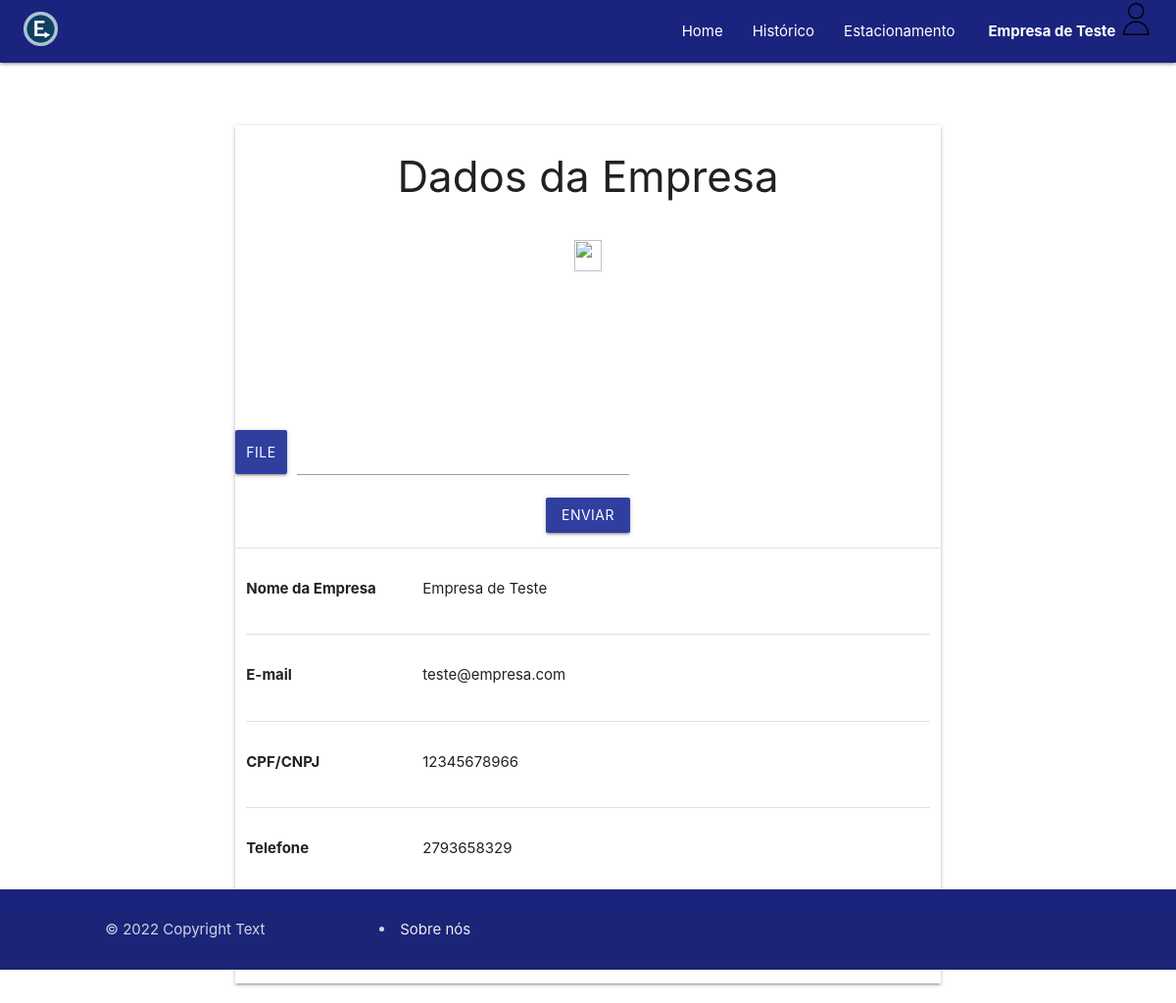
Screenshot of /code/empresa.php (signed in) with the database file from the repository.
### tables this page shows
CREATE TABLE empresa (
  idEmpresa INT NOT NULL AUTO_INCREMENT,
  nomEmpresa VARCHAR(45) NOT NULL,
  dscCpfCnpj VARCHAR(45) NULL,
  email VARCHAR(45) NULL,
  telefone VARCHAR(25) NULL,
  senha VARCHAR(255) NOT NULL,
  PRIMARY KEY (idEmpresa));

### code/php_actions/sessaoLog.php (called while the page is built, shortened)
<?php
include_once 'php_actions/conexao.php';
$id = $_SESSION['id_usuario'];
$sql = "SELECT * FROM empresa WHERE idEmpresa = '$id'";
$resultado = mysqli_query($conn, $sql);
$dados = mysqli_fetch_array($resultado);
?>

### code/empresa.php (the view, shortened to what this page needs)
<?php
require_once 'php_actions/sessaoLog.php';
include_once 'includes/headerLog.php';
?>
<!DOCTYPE html>
<html>
<head>
    <link rel="stylesheet" href="https://cdnjs.cloudflare.com/ajax/libs/materialize/1.0.0/css/materialize.min.css">
    <link type="text/css" rel="stylesheet" href="css/materialize.min.css" media="screen,projection" />
</head>
<body>
    <div class="container" style="margin: auto; width: 60%;">
        <div class="row">
            <div class="col center-align">
                <div class="row s12 m6 center-align">
                    <div class="col s12 z-depth-1">
                        <h3 class="center">Dados da Empresa</h3>
                        <br>
                        <img class="center-align" style="width: 20%; height:20%;" src="imagem/<?= $arquivo ?>" />
                        <form action="empresa.php" method="POST" enctype="multipart/form-data"><br>
                            <div class="row file-field input-field">
                                <div class="col s6 btn indigo darken-2" style="width: auto;">
                                    <span>File</span>
                                </div>
                                <div class="col s6 file-path-wrapper">
                                    <input class="file-path validate" type="text">
                                </div>
                            </div>
                            <button type="submit" name="enviarImg" class="waves-effect waves-light btn indigo darken-2">Enviar</button>
                        </form>
                        <div class="row center">
                            <div class="col s12 left-align">
                                <div class="row">
                                    <div class="divider"></div>
                                    <div class="col s12">
                                        <div class="row">
                                            <div class="section">
                                                <div class="col s4">
                                                    <p style="font-weight: bold;">Nome da Empresa</p>
                                                </div>
                                                <div class="col s8 pull-s1 ">
                                                    <p><?php echo $dados['nomEmpresa']; ?></p>
                                                </div>
                                            </div>
                                        </div>
                                    </div>
                                    <div class="col s12">
                                        <div class="divider"></div>
                                        <div class="row">
                                            <div class="section">
                                                <div class="col s4">
                                                    <p style="font-weight: bold;">E-mail</p>
                                                </div>
                                                <div class="col s8 pull-s1 ">
                                                    <p><?php echo $dados['email']; ?></p>
                                                </div>
                                            </div>
                                        </div>
                                    </div>
                                    <div class="col s12">
                                        <div class="divider"></div>
                                        <div class="row">
                                            <div class="section">
                                                <div class="col s4">
                                                    <p style="font-weight: bold;">CPF/CNPJ</p>
                                                </div>
                                                <div class="col s8 pull-s1 ">
                                                    <p><?php echo $dados['dscCpfCnpj']; ?></p>
                                                </div>
                                            </div>
                                        </div>
                                    </div>
                                    <div class="col s12">
                                        <div class="divider"></div>
                                        <div class="row">
                                            <div class="section">
                                                <div class="col s4">
                                                    <p style="font-weight: bold;">Telefone</p>
                                                </div>
                                                <div class="col s8 pull-s1 ">
                                                    <p><?php echo $dados['telefone']; ?></p>
                                                </div>
                                            </div>
                                        </div>
                                        <div class="col s12">
                                            <div class="row">
                                                <div class="section">
                                                    <div class="col s6">
                                                    </div>
                                                </div>
                                            </div>
                                        </div>
                                    </div>
                                </div>
                            </div>
                        </div>
                    </div>
                </div>
            </div>
        </div>
    </div>
    <?php
        include_once 'includes/footer.php';?>
</body>
</html>

### code/includes/headerLog.php (shortened to what this page needs)
<?php
require_once 'php_actions/sessaoLog.php';
?>
<div class="navbar">
    <nav>
        <div class="nav-wrapper indigo darken-4">
            <a href="home.php" class="brand-logo" style="margin-left:2%; margin-top: 1%;"><img src="imagem/logo_estacioney50px.png" alt="" width="35" height="35"></a>
            <ul id="navbar-items" class="right hide-on-med-and-down" style="padding-right: 1%;">
                <li><a href="home.php">Home</a></li>
                <li><a href="historico.php">Histórico</a></li>
                <li><a href="estacionamento.php">Estacionamento</a></li>
                <li><a class="dropdown-trigger" href="#!" data-target="dropdown1" style="margin-left:2%; margin-top: 0%; padding-right: 5%"><b> <?php echo $dados['nomEmpresa']; ?> </b><img src="imagem/imagem_perf.png" alt="" width="35" height="35"><i class="material-icons right"></i></a></li>
            </ul>
        </div>
    </nav>
</div>

### code/includes/footer.php (style rules this page uses)
body { display: flex; min-height: 100vh; flex-direction: column; }

### rows the page displays
empresa: nomEmpresa "Empresa de Teste", email "teste@empresa.com", dscCpfCnpj "12345678966", telefone "2793658329"
